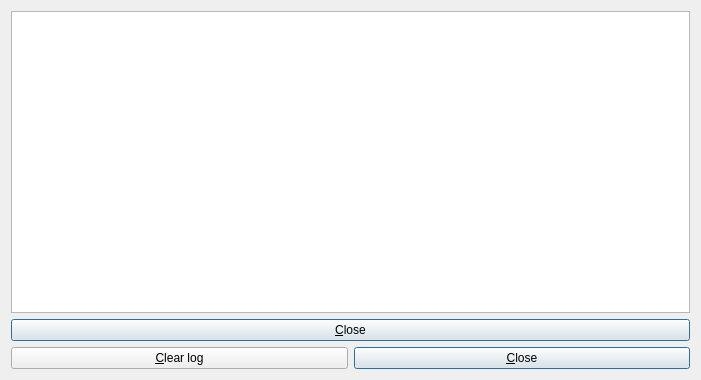
<?xml version="1.0" encoding="UTF-8"?>
<ui version="4.0">
 <class>logWindow</class>
 <widget class="QWidget" name="logWindow">
  <property name="windowModality">
   <enum>Qt::WindowModal</enum>
  </property>
  <property name="geometry">
   <rect>
    <x>0</x>
    <y>0</y>
    <width>701</width>
    <height>380</height>
   </rect>
  </property>
  <property name="windowTitle">
   <string>Qt-update-notifier log window</string>
  </property>
  <layout class="QGridLayout" name="gridLayout">
   <item row="3" column="1">
    <widget class="QPushButton" name="pbQuit">
     <property name="text">
      <string>&amp;Close</string>
     </property>
     <property name="autoDefault">
      <bool>true</bool>
     </property>
     <property name="default">
      <bool>true</bool>
     </property>
    </widget>
   </item>
   <item row="0" column="0" colspan="2">
    <widget class="QTextEdit" name="textEditLogField">
     <property name="undoRedoEnabled">
      <bool>false</bool>
     </property>
     <property name="readOnly">
      <bool>true</bool>
     </property>
    </widget>
   </item>
   <item row="3" column="0">
    <widget class="QPushButton" name="pbClear">
     <property name="text">
      <string>&amp;Clear log</string>
     </property>
    </widget>
   </item>
   <item row="1" column="0" colspan="2">
    <widget class="QPushButton" name="pbQuit_2">
     <property name="text">
      <string>&amp;Close</string>
     </property>
     <property name="autoDefault">
      <bool>true</bool>
     </property>
     <property name="default">
      <bool>true</bool>
     </property>
    </widget>
   </item>
  </layout>
 </widget>
 <resources/>
 <connections/>
</ui>
